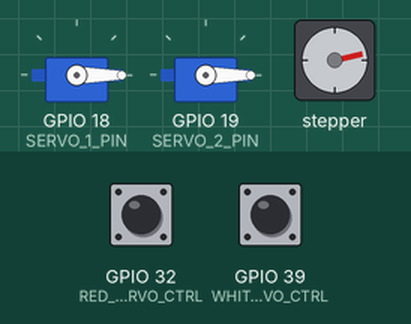
A program run on a simulated ESP32. On the bench: 2 × servo, stepper motor. The test bench sets the inputs (shaded band); at power-on: GPIO 32 (RED_SERVO_CTRL) HIGH, GPIO 39 (WHITE_SERVO_CTRL) HIGH. Stepper angles assume 200 steps per turn.

Above: at 1.2 s.
1.3 s: GPIO 32 (RED_SERVO_CTRL) pulsed LOW 2 times (0.12 s each, 0.3 s apart)
At 1.65 s:
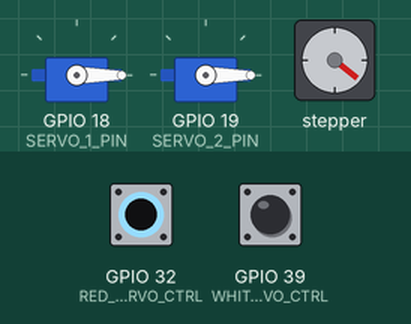
4.3 s: GPIO 32 (RED_SERVO_CTRL) driven LOW
At 4.65 s:
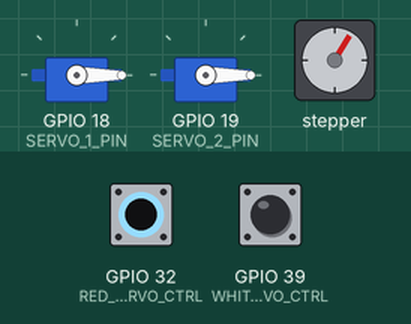
7.3 s: GPIO 32 (RED_SERVO_CTRL) driven HIGH
At 7.65 s:
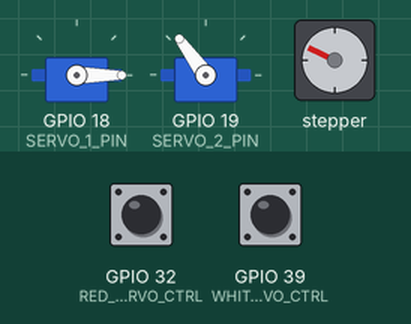
10.3 s: GPIO 32 (RED_SERVO_CTRL) driven LOW
At 10.66 s:
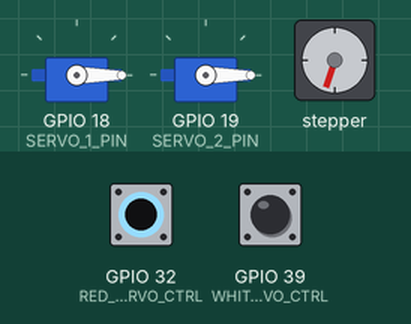
13.3 s: GPIO 32 (RED_SERVO_CTRL) driven HIGH
At 13.67 s:
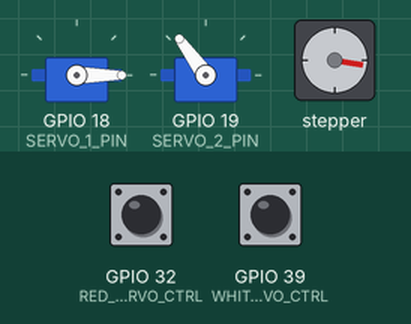
16.3 s: GPIO 32 (RED_SERVO_CTRL) driven LOW
At 16.67 s:
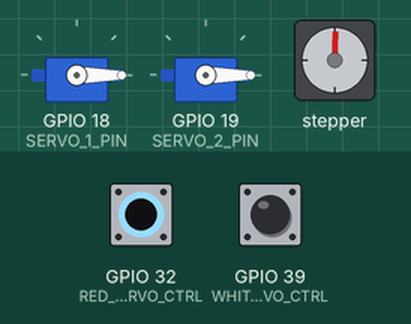
Timing chart, 0 to 27.9 s (numbered marks = the images above; inputs shaded):
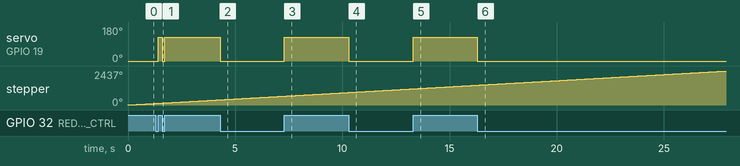

Measured:
- after the input at 1.3 s, servo on GPIO 19 (SERVO_2_PIN): 0° → 126° after 0.12 s, → 0° 0.18 s later, → 126° 0.12 s later
- after the input at 4.3 s, servo on GPIO 19 (SERVO_2_PIN): 126° → 0° at once
- after the input at 7.3 s, servo on GPIO 19 (SERVO_2_PIN): 0° → 126° at once
- after the input at 10.3 s, servo on GPIO 19 (SERVO_2_PIN): 126° → 0° at once
- after the input at 13.3 s, servo on GPIO 19 (SERVO_2_PIN): 0° → 126° at once
- after the input at 16.3 s, servo on GPIO 19 (SERVO_2_PIN): 126° → 0° at once

The program:

main.cpp
```cpp
#include <Arduino.h>
#include <ESP32Servo.h>
#include <AccelStepper.h>

// PIN STUFF
// Stepper
const int STEPPER_STEP_PIN   = 23;
const int STEPPER_DIR_PIN    = 27;
//const int STEPPER_ENABLE_PIN = 26; //controlled by RevPi to switch conveyor on/off

// RevPi Digital Outputs
const int WHITE_SERVO_CTRL = 39; //uses pin for 5th breakbeam, control signal from RevPi for white servo acutation
const int RED_SERVO_CTRL = 32; //uses pin for 6th breakbeam, control signal from RevPi for red servo acutation
//const int BLUE_SERVO_CTRL = 21 //uses pin for 4th servo, control signal from RevPi for blue servo acutation

static int lastWhiteState = -1;
static int lastRedState = -1;
static int lastBlueState = -1;


// Servos
const int SERVO_1_PIN = 18; // White Gate
const int SERVO_2_PIN = 19; // Red Gate
//const int SERVO_3_PIN = 20; // Blue Gate, GPIO20 does not exist on ESP, unable to be implemented at this pin


const int GATE_CLOSED = 0;
const int GATE_OPEN   = 126;

// HARDWARE
AccelStepper beltStepper(AccelStepper::DRIVER, STEPPER_STEP_PIN, STEPPER_DIR_PIN);
Servo gateWhite;
Servo gateRed;
//Servo gateBlue;

void setup() {

  // Stepper setup
  //pinMode(STEPPER_ENABLE_PIN, OUTPUT);
  //digitalWrite(STEPPER_ENABLE_PIN, HIGH);

  beltStepper.setMaxSpeed(1000);
  beltStepper.setSpeed(50); //counts per second, stepper motor has 200 counts/rev

  pinMode(WHITE_SERVO_CTRL, INPUT);
  pinMode(RED_SERVO_CTRL, INPUT);
  //pinMode(BLUE_SERVO_CTRL, INPUT);

  // Servos
  gateWhite.attach(SERVO_1_PIN, 500, 2400);
  gateRed.attach(SERVO_2_PIN,   500, 2400);
  //gateBlue.attach(SERVO_3_PIN,  500, 2400);

  gateWhite.write(GATE_CLOSED);
  gateRed.write(GATE_CLOSED);
  //gateBlue.write(GATE_CLOSED);

  lastWhiteState = digitalRead(WHITE_SERVO_CTRL);
  lastRedState   = digitalRead(RED_SERVO_CTRL);
  //lastBlueState  = digitalRead(BLUE_SERVO_CTRL);
}

void loop() {
  int currentWhiteState = digitalRead(WHITE_SERVO_CTRL);
  int currentRedState = digitalRead(RED_SERVO_CTRL);
  //int currentBlueState = digitalRead(BLUE_SERVO_CTRL);

  if (currentWhiteState != lastWhiteState) { //only update servo state when control signal changes
    if (currentWhiteState == LOW) {
      gateWhite.write(GATE_CLOSED);
    } else {
      gateWhite.write(GATE_OPEN);
    }
    lastWhiteState = currentWhiteState;
  }
  if (currentRedState != lastRedState) {
    if (currentRedState == LOW) {
      gateRed.write(GATE_CLOSED);
    } else {
      gateRed.write(GATE_OPEN);
    }
    lastRedState = currentRedState;
  }

  beltStepper.runSpeed(); //stepper runs at constant speed

}
```
